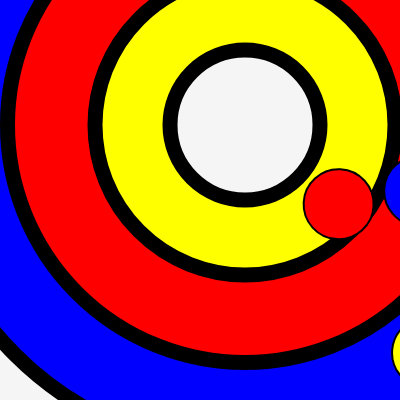
Frame 1 (no input)
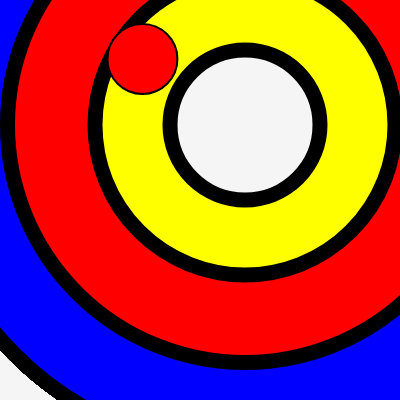
Frame 60 (no input)
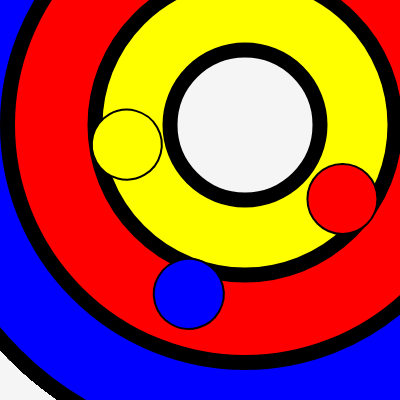
Frame 120 (the mouse pressed at the canvas centre since frame 60)

The p5.js sketch that drew these frames (run headless with seeded random() and noise() and a simulated clock; from frame 60 on, the mouse is pressed at the canvas centre):

// p5.js sketch
// ── sketch.js
function setup() {
  createCanvas(400, 400);
  angleMode(DEGREES);
  background("whitesmoke");
}

function draw() {
  stroke("black");
  strokeWeight(15);
  fill("blue");
  circle(245, 125, 650);
  fill("red");
  circle(245, 125, 475);
  fill("yellow");
  circle(245, 125, 300);
  fill("whitesmoke");
  circle(245, 125, 150);

  stroke("black");
  strokeWeight(2);
  fill("red");
  translate(width / 1.65, height / 3.1);
  rotate(frameCount * 3);
  circle(100, 70, 70);

  fill("blue");
  translate(30, 40);
  rotate(frameCount * 1);
  circle(150, 10, 70);

  fill("yellow");
  translate(120, 120);
  rotate(frameCount * 1);
  circle(50, 50, 70);
}
